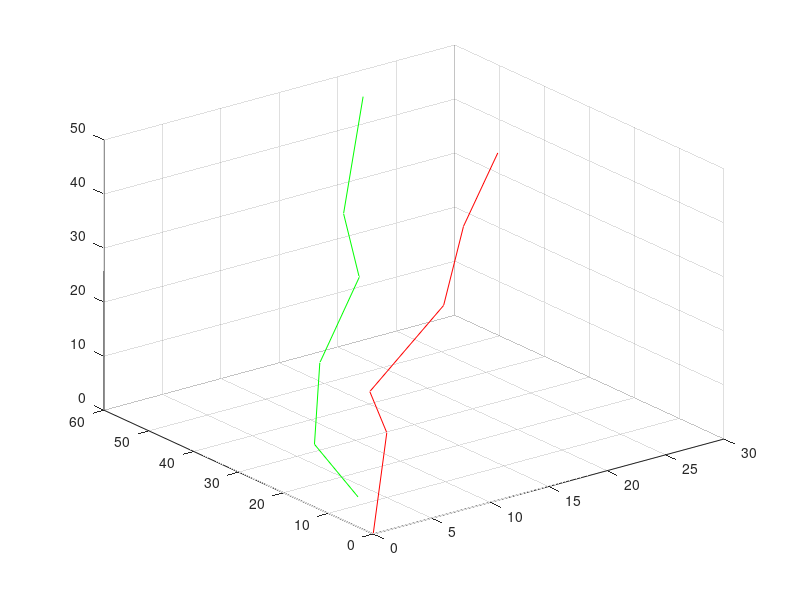

Here is the MATLAB script that generated this plot:
%% trajectory generation
clear all;
close all;
% generate robot1 local trajectory
pose_robot1 = [0 5 7 16 20 26;
               0 10 19 26 32 40;
               0 12 15 23 33 40];
plot3(pose_robot1(1,:),pose_robot1(2,:),pose_robot1(3,:),'r');
grid on;
hold on;
% generate robot1 global trajectory
global_pose_robot1 = pose_robot1;

% generate robot2 local trajectory
pose_robot2 = [0 3 10 17 22 31;
               0 11 21 26 36 47;
               0 5  13 23 29 42];
           
% translation from robot2's frame to robot1's frame
translation = [1; 6; 4;];

% rotation from robot2's frame to robot1's frame
% Coordinate system 2 rotates pi / 8 clockwise relative to coordinate system 1;
rotation_angle = pi/15;
rotation_matrix = [cos(rotation_angle) -sin(rotation_angle) 0;
                   sin(rotation_angle) cos(rotation_angle)  0;
                   0                   0                    1;];
% generate global_pose_robot2
global_pose_robot2 = zeros(3,6);
for n = 1:6
    global_pose_robot2(:,n) = rotation_matrix*pose_robot2(:,n) + translation;
end
plot3(global_pose_robot2(1,:),global_pose_robot2(2,:),global_pose_robot2(3,:),'g');

% compute distance
distance = zeros(1,6);

for n = 1:6
    tmp_distance = global_pose_robot1(:,n) - global_pose_robot2(:,n);
    distance(1,n) = norm(tmp_distance);
end
% compelete distance generation

%% solution for the problem
A = zeros(5,8);
for n =  2:6
    A(n-1,1) = -pose_robot1(1,n);
    A(n-1,2) = -pose_robot1(2,n);
    A(n-1,3) = pose_robot2(3,n) - pose_robot1(3,n);
    A(n-1,4) = -pose_robot1(1,n)*pose_robot2(1,n) - pose_robot1(2,n)*pose_robot2(2,n);
    A(n-1,5) = -pose_robot1(2,n)*pose_robot2(1,n) + pose_robot1(1,n)*pose_robot2(2,n);
    A(n-1,6) = pose_robot2(1,n);
    A(n-1,7) = pose_robot2(2,n);
    A(n-1,8) = -0.5*(distance(1,n)^2-distance(1,1)^2-transpose(pose_robot2(:,n))*pose_robot2(:,n)-transpose(pose_robot1(:,n))*pose_robot1(:,n)) - pose_robot1(3,n)*pose_robot2(3,n);
end

% compute nullspace of A
N = null(A);
r = N(:,1);
s = N(:,2);
t = N(:,3);

% compute Beta
Beta = zeros(5,5);
Beta(1,1) = r(4)^2 + r(5)^2 + r(8)^2*(t(4)^2+t(5)^2)/t(8)^2 - 2*r(8)*(r(4)*t(4)+r(5)*t(5))/t(8);
Beta(1,2) = s(4)^2 + s(5)^2 + s(8)^2*(t(4)^2+t(5)^2)/t(8)^2 - 2*s(8)*(s(4)*t(4)+s(5)*t(5))/t(8);
Beta(1,3) = 2*r(4)*s(4) + 2*r(5)*s(5) + 2*r(8)*s(8)*(t(4)^2+t(5)^2)/t(8)^2 - 2*(r(8)*s(4)*t(4)+r(4)*s(8)*t(4)+r(8)*s(5)*t(5)+r(5)*s(8)*t(5))/t(8);
Beta(1,4) = -2*r(8)*(t(4)^2+t(5)^2)/t(8)^2 + 2*(r(4)*t(4)+r(5)*t(5))/t(8);
Beta(1,5) = -2*s(8)*(t(4)^2+t(5)^2)/t(8)^2 + 2*(s(4)*t(4)+s(5)*t(5))/t(8);

Beta(2,1) = r(1)^2 + r(2)^2 + r(3)^2 + r(8)^2*(t(1)^2+t(2)^2+t(3)^2)/t(8)^2 - 2*r(8)*(r(1)*t(1)+r(2)*t(2)+r(3)*t(3))/t(8);
Beta(2,2) = s(1)^2 + s(2)^2 + s(3)^2 + s(8)^2*(t(1)^2+t(2)^2+t(3)^2)/t(8)^2 - 2*s(8)*(s(1)*t(1)+s(2)*t(2)+s(3)*t(3))/t(8);
Beta(2,3) = 2*r(1)*s(1) + 2*r(2)*s(2) + 2*r(3)*s(3) + 2*r(8)*s(8)*(t(1)^2+t(2)^2+t(3)^2)/t(8)^2 - 2*(r(8)*s(1)*t(1)+r(1)*s(8)*t(1)+r(8)*s(2)*t(2)+r(2)*s(8)*t(2)+r(8)*s(3)*t(3)+r(3)*s(8)*t(3))/t(8);
Beta(2,4) = -2*r(8)*(t(1)^2+t(2)^2+t(3)^2)/t(8)^2 + 2*(r(1)*t(1) + r(2)*t(2) + r(3)*t(3))/t(8);
Beta(2,5) = -2*s(8)*(t(1)^2+t(2)^2+t(3)^2)/t(8)^2 + 2*(s(1)*t(1) + s(2)*t(2) + s(3)*t(3))/t(8);

Beta(3,1) = r(1)*r(4) + r(2)*r(5) + r(8)^2*(t(1)*t(4) + t(2)*t(5))/t(8)^2 - r(8)*(r(4)*t(1)+r(5)*t(2)+r(1)*t(4)+r(2)*t(5))/t(8);
Beta(3,2) = s(1)*s(4) + s(2)*s(5) + s(8)^2*(t(1)*t(4) + t(2)*t(5))/t(8)^2 - s(8)*(s(4)*t(1)+s(5)*t(2)+s(1)*t(4)+s(2)*t(5))/t(8);
Beta(3,3) = r(4)*s(1) + r(5)*s(2) + r(1)*s(4) + r(2)*s(5) + 2*r(8)*s(8)*(t(1)*t(4) + t(2)*t(5))/t(8)^2 - (r(8)*s(4)*t(1) + r(4)*s(8)*t(1) + r(8)*s(5)*t(2) + r(5)*s(8)*t(2) + r(8)*s(1)*t(4) + r(1)*s(8)*t(4) + r(8)*s(2)*t(5) + r(2)*s(8)*t(5))/t(8);
Beta(3,4) = -r(6) - 2*r(8)*(t(1)*t(4)+t(2)*t(5))/t(8)^2 + (r(4)*t(1) + r(5)*t(2) + r(1)*t(4) + r(2)*t(5) + r(8)*t(6))/t(8);
Beta(3,5) = -s(6) - 2*s(8)*(t(1)*t(4)+t(2)*t(5))/t(8)^2 + (s(4)*t(1) + s(5)*t(2) + s(1)*t(4) + s(2)*t(5) + s(8)*t(6))/t(8);

Beta(4,1) = r(2)*r(4) - r(1)*r(5) + r(8)^2*(t(2)*t(4) - t(1)*t(5))/t(8)^2 + r(8)*(r(5)*t(1)-r(4)*t(2)-r(2)*t(4)+r(1)*t(5))/t(8);
Beta(4,2) = s(2)*s(4) - s(1)*s(5) + s(8)^2*(t(2)*t(4) - t(1)*t(5))/t(8)^2 + s(8)*(s(5)*t(1)-s(4)*t(2)-s(2)*t(4)+s(1)*t(5))/t(8);
Beta(4,3) = -r(5)*s(1) + r(4)*s(2) + r(2)*s(4) - r(1)*s(5) + 2*r(8)*s(8)*(t(2)*t(4) - t(1)*t(5))/t(8)^2 + (r(8)*s(5)*t(1) + r(5)*s(8)*t(1) - r(8)*s(4)*t(2) - r(4)*s(8)*t(2) - r(8)*s(2)*t(4) - r(2)*s(8)*t(4) + r(8)*s(1)*t(5) + r(1)*s(8)*t(5))/t(8);
Beta(4,4) = -r(7) - 2*r(8)*(t(2)*t(4)-t(1)*t(5))/t(8)^2 + (-r(5)*t(1) + r(4)*t(2) + r(2)*t(4) - r(1)*t(5) + r(8)*t(7))/t(8);
Beta(4,5) = -s(7) - 2*s(8)*(t(2)*t(4)-t(1)*t(5))/t(8)^2 + (-s(5)*t(1) + s(4)*t(2) + s(2)*t(4) - s(1)*t(5) + s(8)*t(7))/t(8);

Beta(5,1) = r(3)^2 + r(6)^2 + r(7)^2 + r(8)^2*(t(3)^2+t(6)^2+t(7)^2)/t(8)^2 - 2*(r(3)*r(8)*t(3)+r(6)*r(8)*t(6)+r(7)*r(8)*t(7))/t(8);
Beta(5,2) = s(3)^2 + s(6)^2 + s(7)^2 + s(8)^2*(t(3)^2+t(6)^2+t(7)^2)/t(8)^2 - 2*(s(3)*s(8)*t(3)+s(6)*s(8)*t(6)+s(7)*s(8)*t(7))/t(8);
Beta(5,3) = 2*r(3)*s(3) + 2*r(6)*s(6) + 2*r(7)*s(7) + 2*r(8)*s(8)*(t(3)^2+t(6)^2+t(7)^2)/t(8)^2 - 2*(r(8)*s(3)*t(3)+r(3)*s(8)*t(3)+r(8)*s(6)*t(6)+r(6)*s(8)*t(6)+r(8)*s(7)*t(7)+r(7)*s(8)*t(7))/t(8);
Beta(5,4) = -2*r(8)*(t(3)^2+t(6)^2+t(7)^2)/t(8)^2 + 2*(r(3)*t(3) + r(6)*t(6) + r(7)*t(7))/t(8);
Beta(5,5) = -2*s(8)*(t(3)^2+t(6)^2+t(7)^2)/t(8)^2 + 2*(s(3)*t(3) + s(6)*t(6) + s(7)*t(7))/t(8);

% compute F
F = zeros(5,1);
F(1) = 1 - (t(4)^2+t(5)^2)/t(8)^2;
F(2) = distance(1)^2 - (t(1)^2+t(2)^2+t(3)^2)/t(8)^2;
F(3) = -(t(1)*t(4)+t(2)*t(5))/t(8)^2+t(6)/t(8);
F(4) = -(t(2)*t(4)-t(1)*t(5))/t(8)^2+t(7)/t(8);
F(5) = distance(1)^2 - (t(3)^2+t(6)^2+t(7)^2)/t(8)^2;

% compute y
y = Beta\F;

%compute lamda
lamda1 = y(4);
lamda2 = y(5);
lamda3 = (1 - lamda1*r(8) - lamda2*s(8))/t(8);

%compute x
x = lamda1*r+lamda2*s+lamda3*t;

% compute result

phi = asin(x(5));
res_trans = x(1:3);